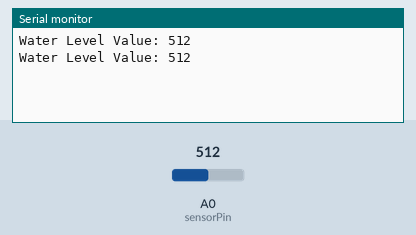
Simulated run of this sketch. Board: Arduino Uno, built with avr-gcc and run on an emulated ATmega328P. Parts: the last lines printed to the serial monitor. Inputs (shaded band) come from the test bench; at power-on: A0 (sensorPin) = 512.

Above: at 1.8 s.
1.9 s: A0 (sensorPin) set to 716
At 2.8 s:
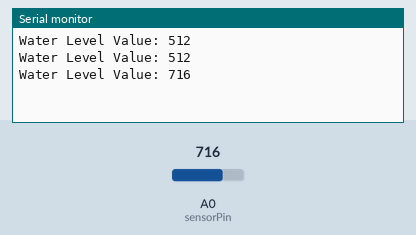
3.4 s: A0 (sensorPin) set to 900
At 4.8 s:
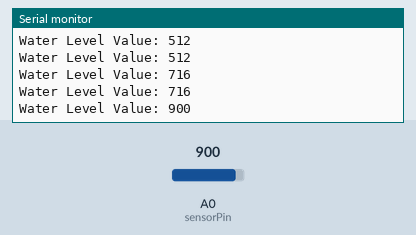
Timing chart, 0 to 6.4 s (numbered marks = the images above; inputs shaded):
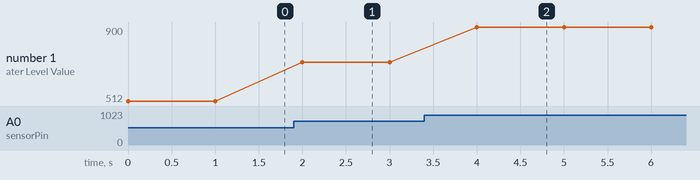

Measured:
- after the input at 1.9 s, the serial monitor: prints a new line after 0.10 s (image 1)
- after the input at 3.4 s, the serial monitor: prints a new line after 0.60 s (image 2)
- plotted number 1: 512 → 716 after the input at 1.9 s, 716 → 900 after the input at 3.4 s

The sketch:

water_sensor.ino
```cpp
int sensorPin = A0;   // Connect AO to analog pin A0
int sensorValue = 0;  // Variable to store sensor reading

void setup() {
  Serial.begin(9600);  // Start Serial Monitor
}

void loop() {
  sensorValue = analogRead(sensorPin);  // Read analog value
  Serial.print("Water Level Value: ");
  Serial.println(sensorValue);          // Print to Serial Monitor
  delay(1000);                          // Delay 1 second
}
```
